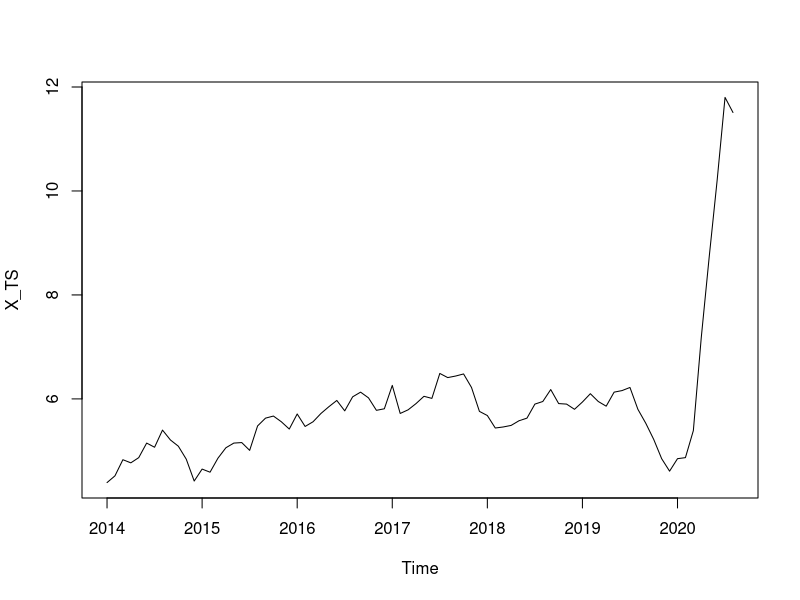
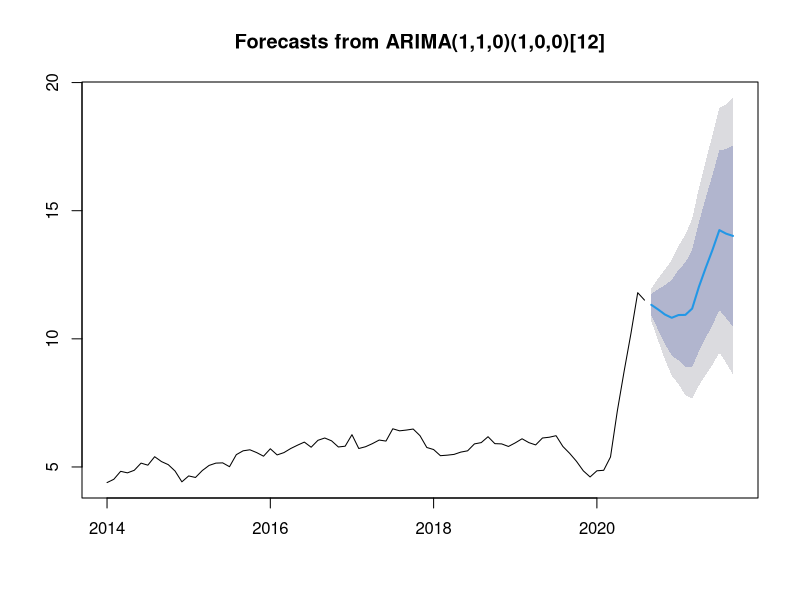

The R script that drew these images, in order:
data = read.csv('Timeseries Data.csv')

#melakukan prediksi terhadap data x berdasarkan waktu
#mengambil data x
x = data[,2]

library(forecast)
install.packages('forecast')

#melakukan plot
X_TS = ts(x, frequency = 12, start = c(2014,1))
plot(X_TS)

#melakukan prediksi berdasrkan data plot
mod = auto.arima(X_TS)
result = data.frame(mod$fitted)
#h = 13 merupakan periode yang ingin di forecast seberapa jauh kedepan
x_predict = forecast(mod, h = 13)

accuracy(x_predict)
plot(x_predict)

x_predict = data.frame(x_predict)
#lo merupakan batas bawah, hi merupakan batas atas